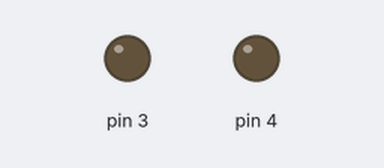
This sketch was run on a simulated Arduino Uno, built with avr-gcc and run on an emulated ATmega328P. On the bench: output pins drawn as LEDs (lit = HIGH).

Above: at 1.0 s.
At 5.5 s:
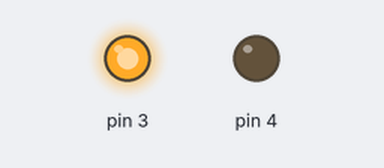
Timing chart, 0 to 6.9 s (numbered marks = the images above):
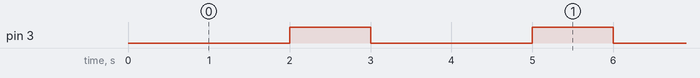

Measured:
- by itself, pin 3: alternates HIGH for 1.0 s and LOW for 2.0 s

The sketch:

gun_test.ino
```cpp
void setup() {
  // put your setup code here, to run once:
  pinMode(3,OUTPUT);
  pinMode(4,OUTPUT);
}

void loop() {
  // put your main code here, to run repeatedly:
    digitalWrite(3,LOW);
    digitalWrite(4,LOW);
    delay(2000);
    digitalWrite(3,HIGH);
    delay(1000);


}
```
